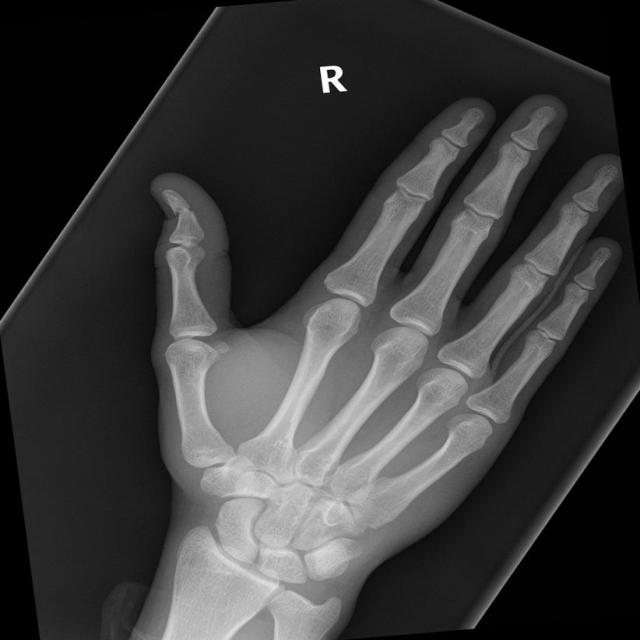
%> input picture AtividadeGrupal1/figuras/mao1.jpg, 640 x 640 px
$ octave operacoes_img.m   (GNU Octave 9; MATLAB toolbox functions it lacks are replaced by stand-ins)
%> lines starting %> are read from the running program, lines starting %| are printed output that depends on the picture
clear all
close all
clc

img_pb = imread('figuras/mao1.jpg');
%> img_pb is the input picture: size 640x640x3 uint8; min 0, max 255, mean 58.5
img_pb_depois = img_pb + 50;
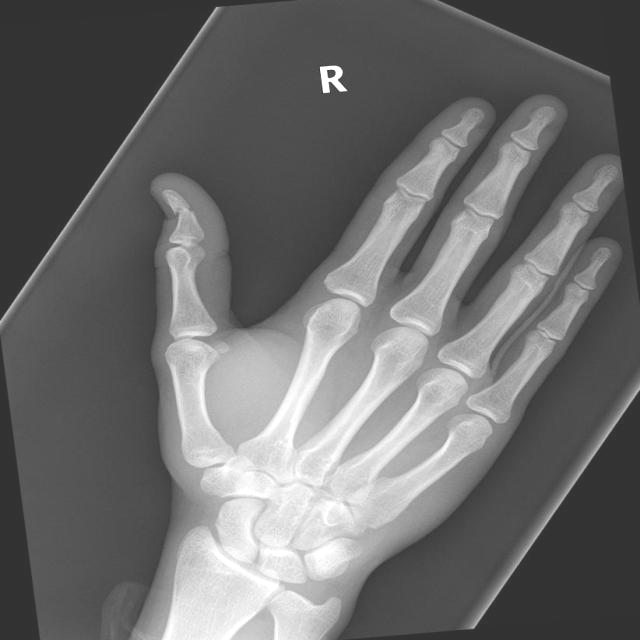
%> img_pb_depois: size 640x640x3 uint8; min 50, max 255, mean 108.5

% Remove o overflow
img_pb_depois = min(img_pb_depois, 255);

subplot(1, 2, 1), imshow(img_pb), title('Imagem antes');
subplot(1, 2, 2), imshow(img_pb_depois), title('Imagem com realce');

clear all
close all
clc

img_doc_double = im2double(imread('figuras/fogo.jpg'));
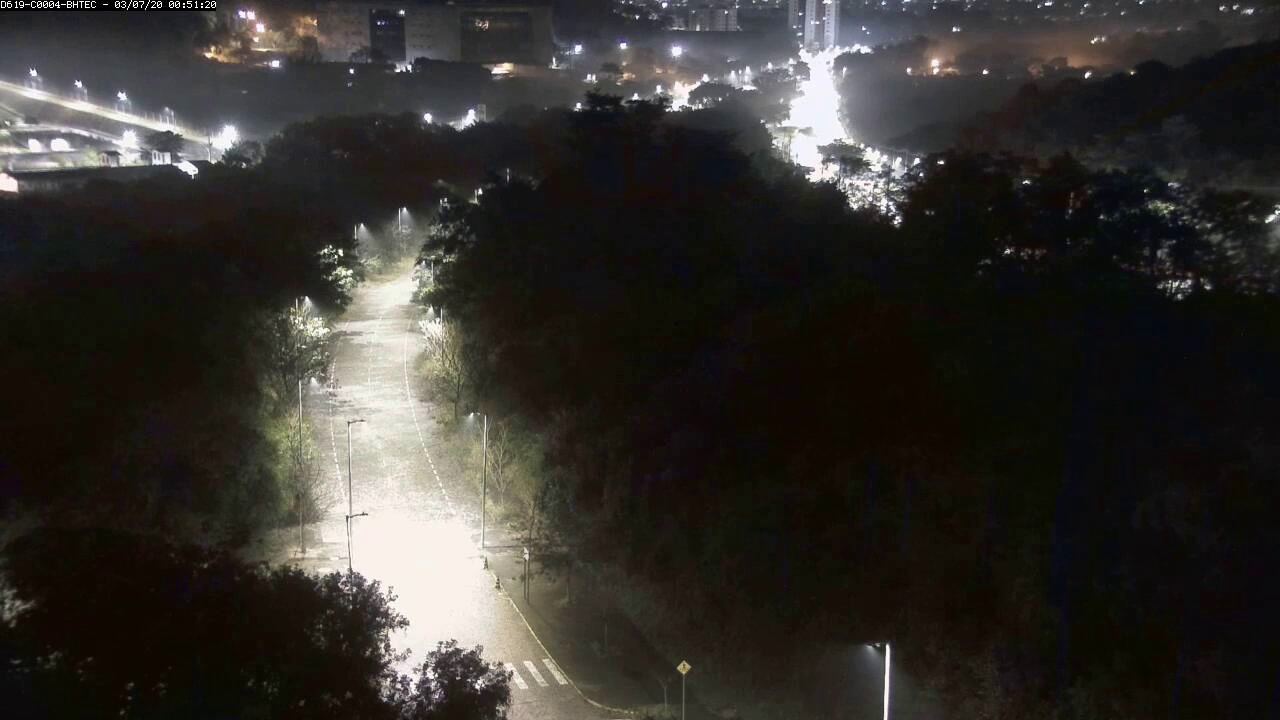
%> input picture AtividadeGrupal1/figuras/fogo.jpg, 1280 x 720 px
img_doc_double_depois = img_doc_double * 1.5;

img_doc_double_depois_sem_overflow = min(img_doc_double, 1.0);

subplot(1, 3, 1), imshow(img_doc_double), title('Imagem antes da multiplicação');
subplot(1, 3, 2), imshow(img_doc_double_depois), title('Imagem após multiplicação');
subplot(1, 3, 3), imshow(img_doc_double_depois_sem_overflow), title('Imagem sem overflow');

clear all
close all
clc

img_estrada1 = imread('figuras/estrada.jpg');
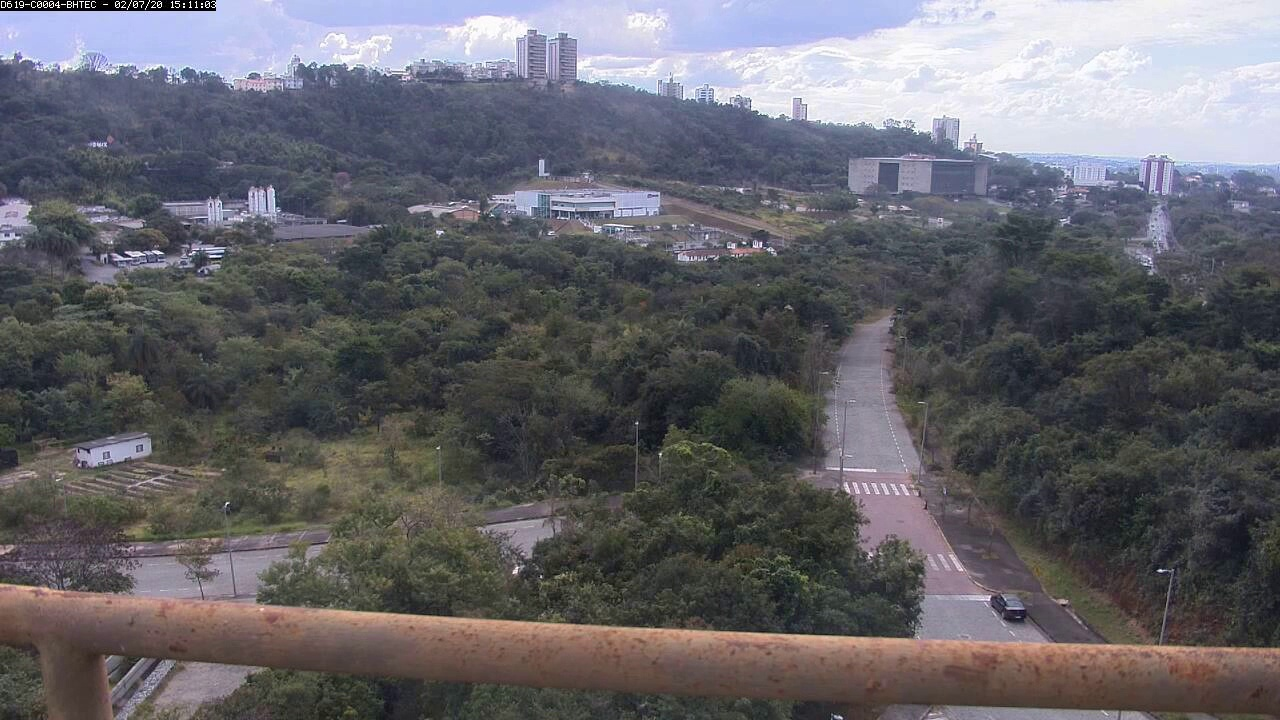
%> input picture AtividadeGrupal1/figuras/estrada.jpg, 1280 x 720 px
%> img_estrada1 is the input picture: size 720x1280x3 uint8; mean R, G, B 100.9, 99.8, 105.6
img_estrada2 = imread('figuras/estrada2.jpg');
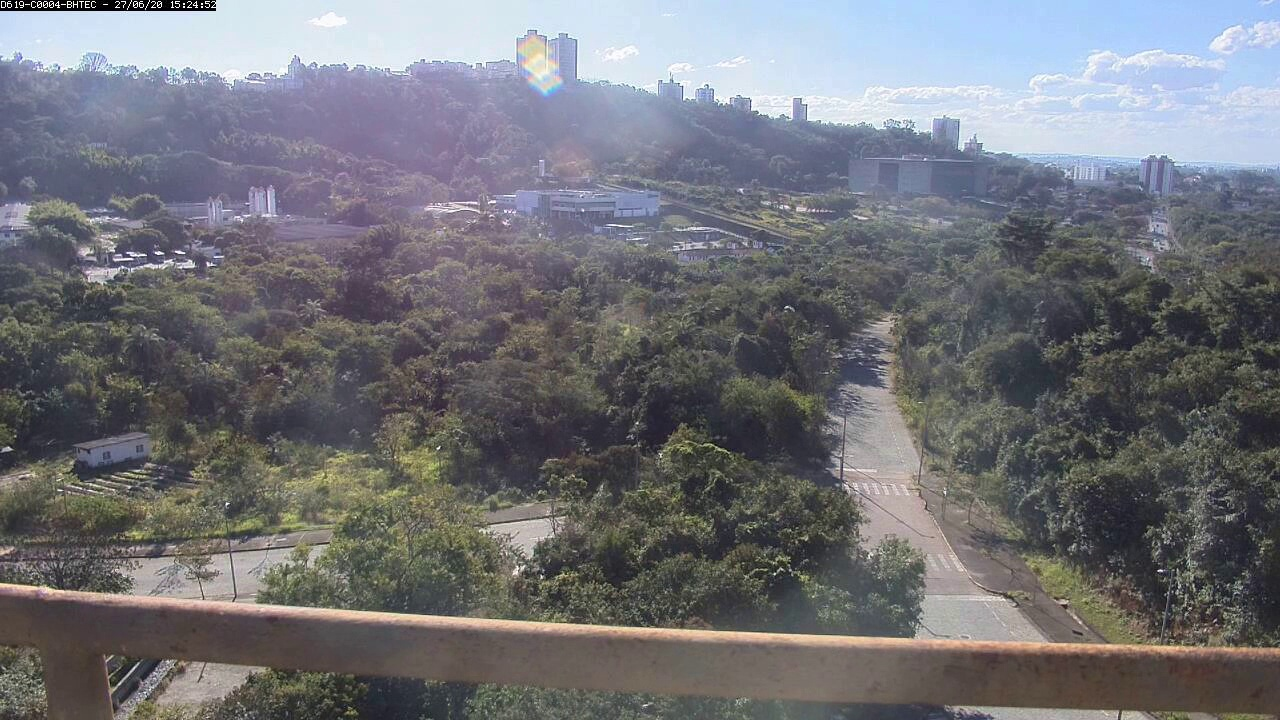
%> input picture AtividadeGrupal1/figuras/estrada2.jpg, 1280 x 720 px
%> img_estrada2 is the input picture: size 720x1280x3 uint8; mean R, G, B 113.9, 114.7, 120.1

diff = abs(img_estrada1 - img_estrada2);

diff = diff + 100;
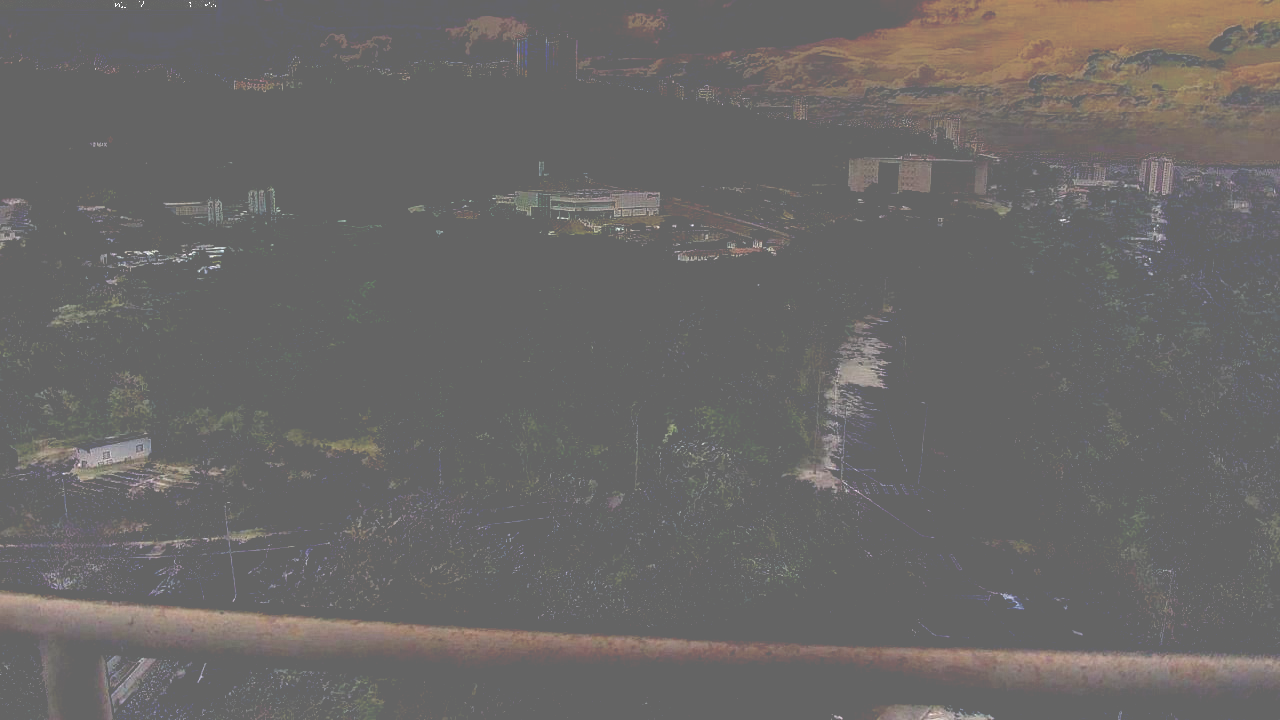
%> diff: size 720x1280x3 uint8; mean R, G, B 106.5, 104.1, 103
diff = min(diff, 255);

subplot(1, 3, 1), imshow(img_estrada1), title('Estrada 1');
subplot(1, 3, 2), imshow(img_estrada2), title('Estrada 2');
subplot(1, 3, 3), imshow(diff), title('Diferença entre as imagens');
